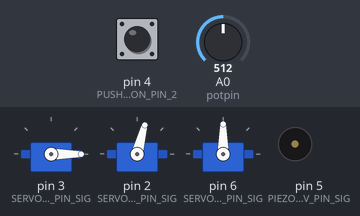
This sketch was run on a simulated Arduino Uno, built with avr-gcc and run on an emulated ATmega328P. On the bench: 3 × servo, buzzer (waves = sounding). The test bench sets the inputs (shaded band); at power-on: pin 4 (PUSHBUTTON_PIN_2) LOW, A0 (potpin) = 512. What the sketch prints to the serial monitor is not drawn.

Above: at 1.4 s.
1.5 s: pin 4 (PUSHBUTTON_PIN_2) pulled HIGH for 0.15 s
At 7.3 s:
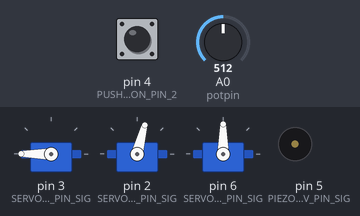
10.5 s: A0 (potpin) set to 900
At 12.1 s:
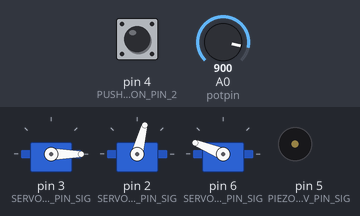
13.1 s: pin 4 (PUSHBUTTON_PIN_2) pulled HIGH for 1 s
At 19.6 s:
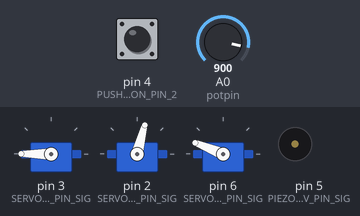
22.1 s: A0 (potpin) set to 306
At 24.4 s:
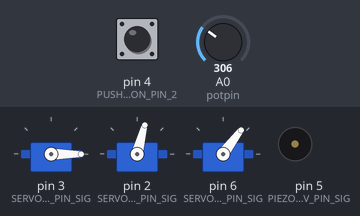
Timing chart, 0 to 25.7 s (numbered marks = the images above; inputs shaded):
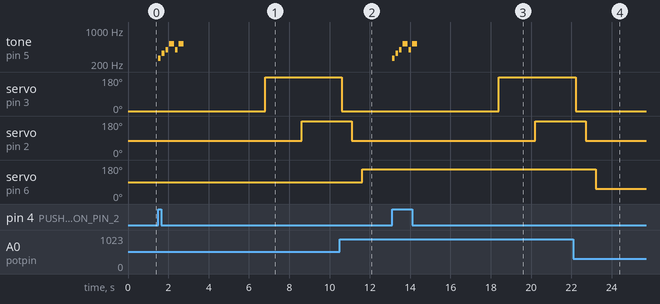

Measured:
- after the input at 1.5 s, tone on pin 5 (PIEZOSPEAKER5V_PIN_SIG): plays 262 Hz for 0.13 s, 330 Hz for 0.13 s, 392 Hz for 0.13 s, 523 Hz for 0.25 s, 392 Hz for 0.13 s, 523 Hz for 0.25 s, starting at once; servo on pin 3 (SERVOMD_1_PIN_SIG): 0° → 180° after 5.3 s; servo on pin 2 (SERVOMD_2_PIN_SIG): 75° → 180° after 7.1 s
- after the input at 10.5 s, servo on pin 6 (SERVOMD_3_PIN_SIG): 90° → 158° after 1.1 s
- after the input at 13.1 s, tone on pin 5 (PIEZOSPEAKER5V_PIN_SIG): plays 262 Hz for 0.13 s, 330 Hz for 0.13 s, 392 Hz for 0.13 s, 523 Hz for 0.25 s, 392 Hz for 0.13 s, 523 Hz for 0.25 s, starting at once; servo on pin 3 (SERVOMD_1_PIN_SIG): 0° → 180° after 5.3 s; servo on pin 2 (SERVOMD_2_PIN_SIG): 75° → 180° after 7.1 s
- after the input at 22.1 s, servo on pin 6 (SERVOMD_3_PIN_SIG): 158° → 53° after 1.1 s

The sketch:

Firmware.ino
```cpp
// Include Libraries
#include "Arduino.h"
#include "PiezoSpeaker.h"
#include "Button.h"
#include "Servo.h"


// Pin Definitions
#define PIEZOSPEAKER5V_PIN_SIG	5
#define PUSHBUTTON_PIN_2	4
#define SERVOMD_1_PIN_SIG	3
#define SERVOMD_2_PIN_SIG	2
#define SERVOMD_3_PIN_SIG 6

int potpin = 0;
int val;    // variable to read the value from the analog pin

// Global variables and defines
unsigned int piezoSpeaker5vHoorayLength          = 6;                                                      // amount of notes in melody
unsigned int piezoSpeaker5vHoorayMelody[]        = {NOTE_C4, NOTE_E4, NOTE_G4, NOTE_C5, NOTE_G4, NOTE_C5}; // list of notes. List length must match HoorayLength!
unsigned int piezoSpeaker5vHoorayNoteDurations[] = {8      , 8      , 8      , 4      , 8      , 4      }; // note durations; 4 = quarter note, 8 = eighth note, etc. List length must match HoorayLength!
const int servoMD_1RestPosition   = 0;  //Starting position
const int servoMD_1TargetPosition = 180; //Position when event is detected
const int servoMD_2RestPosition   = 75;  //Starting position
const int servoMD_2TargetPosition = 180; //Position when event is detected

// object initialization
Servo servoMD_1;
Servo servoMD_2;
Servo servoMD_3;


PiezoSpeaker piezoSpeaker5v(PIEZOSPEAKER5V_PIN_SIG);
Button pushButton(PUSHBUTTON_PIN_2);

// Setup the essentials for your circuit to work. It runs first every time your circuit is powered with electricity.
void setup()
{

    // Setup Serial which is useful for debugging
    // Use the Serial Monitor to view printed messages
    Serial.begin(9600);
    while (!Serial) ; // wait for serial port to connect. Needed for native USB
    Serial.println("start");

    pushButton.init();
    servoMD_1.attach(SERVOMD_1_PIN_SIG);
    servoMD_1.write(servoMD_1RestPosition);
    delay(100);
    servoMD_1.detach();
    servoMD_2.attach(SERVOMD_2_PIN_SIG);
    servoMD_2.write(servoMD_2RestPosition);
    delay(100);
    servoMD_2.detach();
    servoMD_3.attach(SERVOMD_3_PIN_SIG);         //attach the servo to correct pin to control it.

}

// Main logic of your circuit. It defines the interaction between the components you selected. After setup, it runs over and over again, in an eternal loop.
void loop()
{

//     Mini Pushbutton Switch - Test Code
//    Read pushbutton state.
//    if button is pressed function will return HIGH (1). if not function will return LOW (0).

    bool pushButtonVal = pushButton.read();

    if( pushButtonVal == 1) {

     servoMD_3.detach();                    //  release the servo to conserve power. When detached the servo will NOT hold it's position under stress.

    // Piezo Speaker - Test Code
    // The Speaker will play the Hooray tune
    piezoSpeaker5v.playMelody(piezoSpeaker5vHoorayLength, piezoSpeaker5vHoorayMelody, piezoSpeaker5vHoorayNoteDurations);
    delay(4000);

    servoMD_1.attach(SERVOMD_1_PIN_SIG);         //attach the servo to correct pin to control it.
    servoMD_1.write(servoMD_1TargetPosition);  //turns servo to target position. Modify target position by modifying the 'ServoTargetPosition' definition above.
    delay(1800);                              //waits 3500 milliseconds (3.5 sec).

    servoMD_2.attach(SERVOMD_2_PIN_SIG);         //attach the servo to correct pin to control it.
    servoMD_2.write(servoMD_2TargetPosition);  //turns servo to target position. Modify target position by modifying the 'ServoTargetPosition' definition above.
    delay(500);                              //waits 500 milliseconds (0.5 sec). change the value in the brackets (500) for a longer or shorter delay in milliseconds.
    servoMD_2.detach();                       // release the servo to conserve power. When detached the servo will NOT hold it's position under stress.
    delay(1500);

    servoMD_1.write(servoMD_1RestPosition);  //turns servo to target position. Modify target position by modifying the 'ServoTargetPosition' definition above.
    delay(500);                              //waits 500 milliseconds (0.5 sec). change the value in the brackets (500) for a longer or shorter delay in milliseconds.
    servoMD_1.detach();                    // release the servo to conserve power. When detached the servo will NOT hold it's position under stress.


    servoMD_2.attach(SERVOMD_2_PIN_SIG);         //attach the servo to correct pin to control it.
    servoMD_2.write(servoMD_2RestPosition);    // turns servo back to rest position. Modify initial position by modifying the 'ServoRestPosition' definition above.
    delay(500);                              // waits 500 milliseconds (0.5 sec). change the value in the brackets (500) for a longer or shorter delay in milliseconds.
    servoMD_2.detach();                    //  release the servo to conserve power. When detached the servo will NOT hold it's position under stress.

    servoMD_3.attach(SERVOMD_3_PIN_SIG);         //attach the servo to correct pin to control it.

    }

    else
    {
    val = analogRead(potpin);            // reads the value of the potentiometer (value between 0 and 1023)
    val = map(val, 0, 1023, 0, 180);     // scale it to use it with the servo (value between 0 and 180)
    servoMD_3.write(val);                  // sets the servo position according to the scaled value
    delay(15);                           // waits for the servo to get there
    }

    }
```

Button.cpp
```cpp
#include "Button.h"

#include <Arduino.h>


Button::Button(const int pin) : m_pin(pin)
{

}

void Button::init()
{

  pinMode(m_pin, INPUT);
  // set begin state
  m_lastButtonState = read();
}


//read button state.
bool Button::read()
{
  return digitalRead(m_pin);

}


//In General:
//if button is not pushed function will return LOW (0).
//if it is pushed function will return HIGH (1).

bool Button::onChange()
{
  //read button state. '1' is pushed, '0' is not pushed.
  bool reading = read();
  // If the switch changed, due to noise or pressing:
  if (reading != m_lastButtonState) {
    // reset the debouncing timer
    m_lastDebounceTime = millis();
    m_pressFlag = 1;
  }

  if ((millis() - m_lastDebounceTime) > m_debounceDelay) {
    // whatever the reading is at, it's been there for longer
    // than the debounce delay, so take it as the actual current state:

    // if the button state has changed:
    if (m_pressFlag) { //reading != m_lastButtonState) {
      //update the buton state
      m_pressFlag = 0;

      // save the reading.  Next time through the loop,
      m_lastButtonState = reading;
      return 1;

    }
  }
  m_lastButtonState = reading;

  return 0;

}

bool Button::onPress()
{
  //read button state. '1' is pushed, '0' is not pushed.
  bool reading = read();
  // If the switch changed, due to noise or pressing:
  if (reading == HIGH && m_lastButtonState == LOW) {
    // reset the debouncing timer
    m_lastDebounceTime = millis();
    m_pressFlag = 1;
  }

  if ((millis() - m_lastDebounceTime) > m_debounceDelay) {
    // whatever the reading is at, it's been there for longer
    // than the debounce delay, so take it as the actual current state:

    // if the button state has changed:
    if (m_pressFlag) {
      // save the reading.  Next time through the loop,
      m_pressFlag = 0;
      m_lastButtonState = reading;
      return 1;

    }
  }
  m_lastButtonState = reading;

  return 0;

}

bool Button::onRelease()
{
  //read button state. '1' is pushed, '0' is not pushed.
  bool reading = read();
  // If the switch changed, due to noise or pressing:
  if (reading == LOW && m_lastButtonState == HIGH) {
    // reset the debouncing timer
    m_lastDebounceTime = millis();
    m_pressFlag = 1;
  }

  if ((millis() - m_lastDebounceTime) > m_debounceDelay) {
    // whatever the reading is at, it's been there for longer
    // than the debounce delay, so take it as the actual current state:

    // if the button state has changed:
    if ( m_pressFlag) { //reading == LOW && m_lastButtonState == HIGH) {
      // save the reading.  Next time through the loop,
      m_lastButtonState = reading;
      m_pressFlag = 0;
      return 1;

    }
  }
  m_lastButtonState = reading;

  return 0;

}
```

Button.h
```cpp
#ifndef _BUTTON_H_
#define _BUTTON_H_


//button  class:
class Button {
  public:
    Button(const int pin);
    //initialize button instance
    void init();
    //Read button state - without debounce
    bool read();
    //return True on both button events, Press or Release
    bool onChange();
    //return True only on Press
    bool onPress();
    //return True only on Release
    bool onRelease();


  private:
    const int m_pin;
    bool m_lastButtonState; //state variables
    long m_lastDebounceTime = 0;  // the last time the output pin was toggled
    const int m_debounceDelay = 50;    // the debounce time; increase if the output flickers
    bool m_pressFlag = 0;

};

#endif //_BUTTON_H_
```

PiezoSpeaker.cpp
```cpp
#include "PiezoSpeaker.h"

PiezoSpeaker::PiezoSpeaker(int pin) : Speaker(pin){

}
```

PiezoSpeaker.h
```cpp
#ifndef PiezoSpeaker_H
#define PiezoSpeaker_H

#include "Speaker.h"

class PiezoSpeaker : public Speaker  {
  public:
    PiezoSpeaker(const int pin);
};


#endif //PiezoSpeaker_H
```

Speaker.cpp
```cpp
#include "Speaker.h"
#include "TimerFreeTone.h"

#include <Arduino.h>

// Constructor :
Speaker::Speaker(const int pin) : m_pin(pin)
{

}

void Speaker::tone(unsigned long frequency, unsigned int duration)
{
    TimerFreeTone(m_pin, frequency, duration);
}

void Speaker::playMelody(unsigned int len, unsigned int *melody, unsigned int *noteDurations)
{
  // Based on https://www.arduino.cc/en/Tutorial/toneMelody
  for (int thisNote = 0; thisNote < len; thisNote++) {

	TimerFreeTone(m_pin, melody[thisNote], 1000 / noteDurations[thisNote]);
	delay(50);
  }
}
```

Speaker.h
```cpp
#ifndef _SPEAKER_H_
#define _SPEAKER_H_

/*
  BaseSpeaker is an abstract class used to provide common interace
  an funcionality for different speaker components
  This library contains parts from https://www.arduino.cc/en/Tutorial/toneMelody
 */
class Speaker
{
  public:
    Speaker(const int pin);
    void tone(unsigned long frequency, unsigned int duration);
    // Play a Melody
    // len           - amount of notes in melody
    // melody        - array where each element is the desired note in sequence
    // noteDurations - array where each element defines the duration for the corresponding note in the melody.
    //                 4 = quarter note, 8 = eighth note, etc.
    // both melody and noteDurations must be arrays of length len.
    void playMelody(unsigned int len, unsigned int *notes, unsigned int *durations);

  private:
    int m_pin;
};


/*************************************************
 * https://www.arduino.cc/en/Tutorial/toneMelody
 * Public Constants
 *************************************************/

#define NOTE_B0  31
#define NOTE_C1  33
#define NOTE_CS1 35
#define NOTE_D1  37
#define NOTE_DS1 39
#define NOTE_E1  41
#define NOTE_F1  44
#define NOTE_FS1 46
#define NOTE_G1  49
#define NOTE_GS1 52
#define NOTE_A1  55
#define NOTE_AS1 58
#define NOTE_B1  62
#define NOTE_C2  65
#define NOTE_CS2 69
#define NOTE_D2  73
#define NOTE_DS2 78
#define NOTE_E2  82
#define NOTE_F2  87
#define NOTE_FS2 93
#define NOTE_G2  98
#define NOTE_GS2 104
#define NOTE_A2  110
#define NOTE_AS2 117
#define NOTE_B2  123
#define NOTE_C3  131
#define NOTE_CS3 139
#define NOTE_D3  147
#define NOTE_DS3 156
#define NOTE_E3  165
#define NOTE_F3  175
#define NOTE_FS3 185
#define NOTE_G3  196
#define NOTE_GS3 208
#define NOTE_A3  220
#define NOTE_AS3 233
#define NOTE_B3  247
#define NOTE_C4  262
#define NOTE_CS4 277
#define NOTE_D4  294
#define NOTE_DS4 311
#define NOTE_E4  330
#define NOTE_F4  349
#define NOTE_FS4 370
#define NOTE_G4  392
#define NOTE_GS4 415
#define NOTE_A4  440
#define NOTE_AS4 466
#define NOTE_B4  494
#define NOTE_C5  523
#define NOTE_CS5 554
#define NOTE_D5  587
#define NOTE_DS5 622
#define NOTE_E5  659
#define NOTE_F5  698
#define NOTE_FS5 740
#define NOTE_G5  784
#define NOTE_GS5 831
#define NOTE_A5  880
#define NOTE_AS5 932
#define NOTE_B5  988
#define NOTE_C6  1047
#define NOTE_CS6 1109
#define NOTE_D6  1175
#define NOTE_DS6 1245
#define NOTE_E6  1319
#define NOTE_F6  1397
#define NOTE_FS6 1480
#define NOTE_G6  1568
#define NOTE_GS6 1661
#define NOTE_A6  1760
#define NOTE_AS6 1865
#define NOTE_B6  1976
#define NOTE_C7  2093
#define NOTE_CS7 2217
#define NOTE_D7  2349
#define NOTE_DS7 2489
#define NOTE_E7  2637
#define NOTE_F7  2794
#define NOTE_FS7 2960
#define NOTE_G7  3136
#define NOTE_GS7 3322
#define NOTE_A7  3520
#define NOTE_AS7 3729
#define NOTE_B7  3951
#define NOTE_C8  4186
#define NOTE_CS8 4435
#define NOTE_D8  4699
#define NOTE_DS8 4978

#endif // _SPEAKER_H_
```
